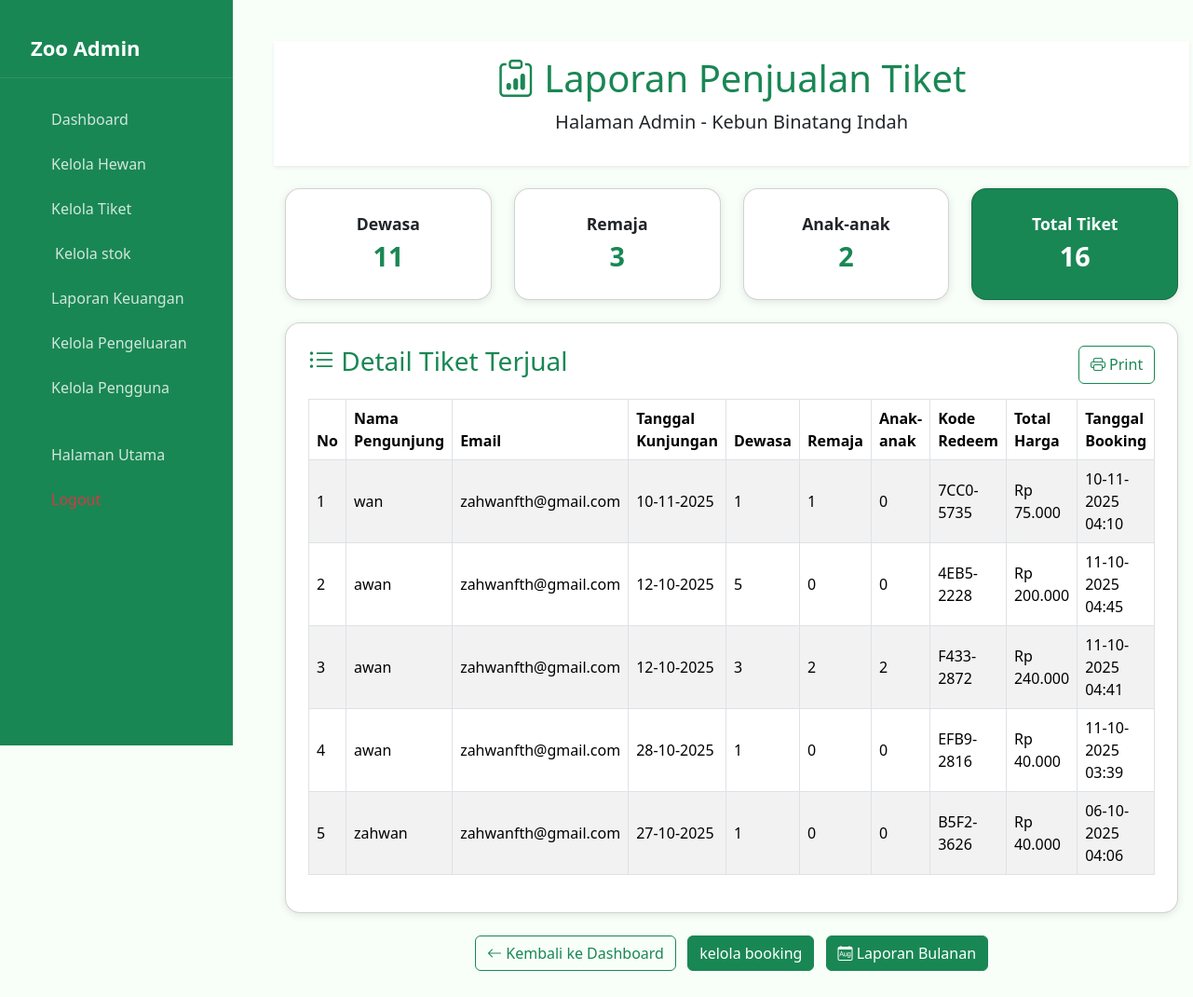
Page /admin/laporan_tiket.php (signed in) on the earlier database version.
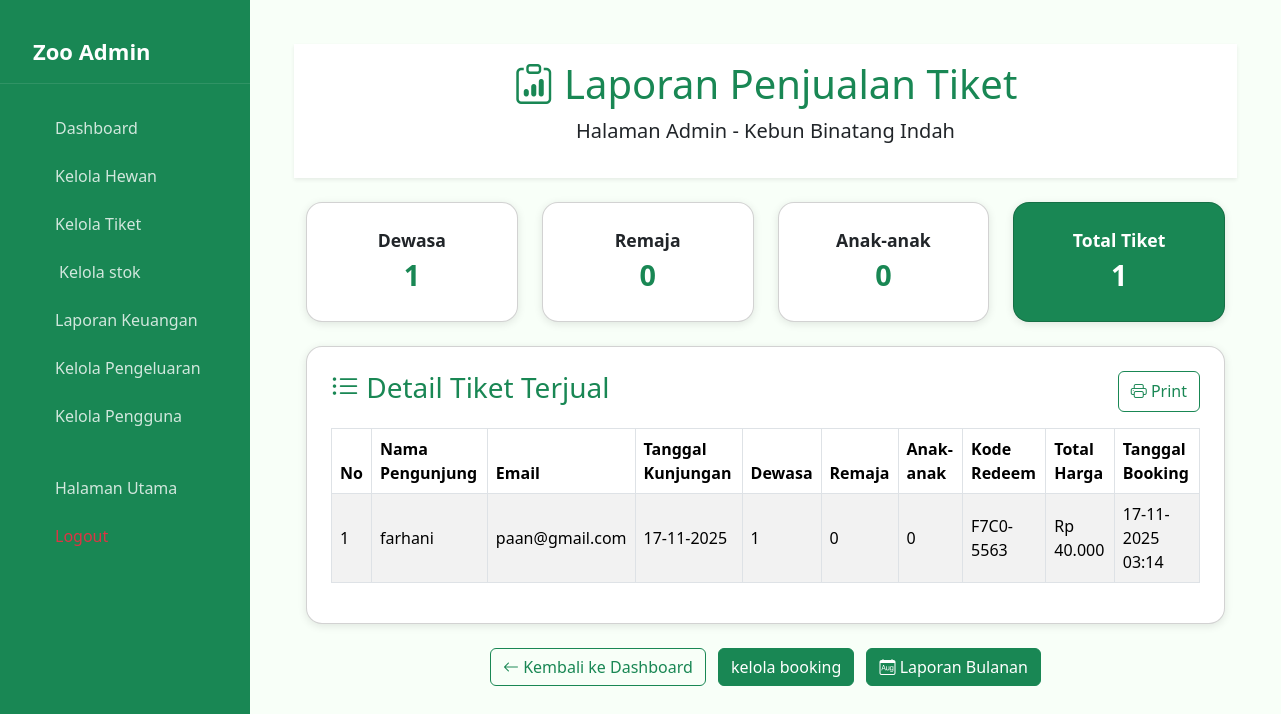
Same page on the later database version.
### tables this page shows
CREATE TABLE `booking` (
  `id` int NOT NULL,
  `nama_pengunjung` varchar(100) NOT NULL,
  `email` varchar(100) NOT NULL,
  `tanggal_kunjungan` date NOT NULL,
  `jumlah_dewasa` int DEFAULT '0',
  `jumlah_anak` int DEFAULT '0',
  `jumlah_remaja` int DEFAULT '0',
  `total_harga` int NOT NULL,
  `catatan` text,
  `tanggal_booking` timestamp NULL DEFAULT CURRENT_TIMESTAMP,
  `status` varchar(20) NOT NULL DEFAULT 'dibooking',
  `kode_redeem` varchar(20) DEFAULT NULL,
  `laporan_hidden` tinyint(1) DEFAULT '0'
);

### admin/laporan_tiket.php (the view, shortened to what this page needs)
<?php
include "../database/conn.php";
$queryTotal = "
    SELECT
        SUM(jumlah_dewasa) AS total_dewasa,
        SUM(jumlah_remaja) AS total_remaja,
        SUM(jumlah_anak)   AS total_anak
    FROM booking
";
$totalResult = mysqli_query($conn, $queryTotal);
$totalData   = mysqli_fetch_assoc($totalResult);
$total_dewasa = $totalData['total_dewasa'] ?? 0;
$total_remaja = $totalData['total_remaja'] ?? 0;
$total_anak   = $totalData['total_anak'] ?? 0;
$total_semua  = $total_dewasa + $total_remaja + $total_anak;
$queryDetail = "SELECT * FROM booking ORDER BY tanggal_booking DESC";
$detailResult = mysqli_query($conn, $queryDetail);
?>
<!DOCTYPE html>
<html lang="id">
<head>
  <link href="https://cdn.jsdelivr.net/npm/bootstrap@5.3.2/dist/css/bootstrap.min.css" rel="stylesheet">
  <link rel="stylesheet" href="https://cdn.jsdelivr.net/npm/bootstrap-icons@1.11.3/font/bootstrap-icons.css">
</head>
<body>
    <div class="d-flex">
    <main class="flex-grow-1 p-4">
      <?php include 'sidebar.php'; ?>
  <div class="main-content">
    <div class="text-center py-3 bg-white shadow-sm mb-4 no-print">
      <h1 class="text-success"><i class="bi bi-clipboard-data"></i> Laporan Penjualan Tiket</h1>
      <p class="lead">Halaman Admin - Kebun Binatang Indah</p>
    </div>
    <div class="container mb-5">
      <div class="row g-4 mb-4">
        <div class="col-md-3">
          <div class="card text-center p-4">
            <div class="stat-title">Dewasa</div>
            <div class="stat-number"><?= $total_dewasa ?></div>
          </div>
        </div>
        <div class="col-md-3">
          <div class="card text-center p-4">
            <div class="stat-title">Remaja</div>
            <div class="stat-number"><?= $total_remaja ?></div>
          </div>
        </div>
        <div class="col-md-3">
          <div class="card text-center p-4">
            <div class="stat-title">Anak-anak</div>
            <div class="stat-number"><?= $total_anak ?></div>
          </div>
        </div>
        <div class="col-md-3">
          <div class="card text-center p-4 bg-success text-white">
            <div class="stat-title">Total Tiket</div>
            <div class="stat-number text-white"><?= $total_semua ?></div>
          </div>
        </div>
      </div>
      <div class="card p-4">
        <div class="d-flex justify-content-between mb-3">
          <h3 class="text-success"><i class="bi bi-list-ul"></i> Detail Tiket Terjual</h3>
          <button class="btn btn-outline-success no-print" onclick="window.print()">
            <i class="bi bi-printer"></i> Print
          </button>
        </div>
        <div class="table-responsive">
          <table class="table table-bordered table-striped align-middle">
            <thead>
              <tr>
                <th>No</th>
                <th>Nama Pengunjung</th>
                <th>Email</th>
                <th>Tanggal Kunjungan</th>
                <th>Dewasa</th>
                <th>Remaja</th>
                <th>Anak-anak</th>
                <th>Kode Redeem</th>
                <th>Total Harga</th>
                <th>Tanggal Booking</th>
              </tr>
            </thead>
            <tbody>
              <?php
              if (mysqli_num_rows($detailResult) > 0) {
                $no = 1;
                while ($row = mysqli_fetch_assoc($detailResult)) {
                  echo "<tr>
                        <td>{$no}</td>
                        <td>" . htmlspecialchars($row['nama_pengunjung']) . "</td>
                        <td>" . htmlspecialchars($row['email']) . "</td>
                        <td>" . date('d-m-Y', strtotime($row['tanggal_kunjungan'])) . "</td>
                        <td>{$row['jumlah_dewasa']}</td>
                        <td>{$row['jumlah_remaja']}</td>
                        <td>{$row['jumlah_anak']}</td>
                        <td>" . htmlspecialchars($row['kode_redeem']) . "</td>
                        <td>Rp " . number_format($row['total_harga'], 0, ',', '.') . "</td>
                        <td>" . date('d-m-Y H:i', strtotime($row['tanggal_booking'])) . "</td>
                      </tr>";
                  $no++;
                }
              } else {
                echo "<tr><td colspan='10' class='text-center text-muted'>Belum ada data booking</td></tr>";
              }
              ?>
            </tbody>
          </table>
        </div>
      </div>
      <div class="mt-4 text-center no-print">
        <a href="dashboard.php" class="btn btn-outline-success"><i class="bi bi-arrow-left"></i> Kembali ke Dashboard</a>
        <a href="tiket_list.php" class="btn btn-success ms-2">kelola booking</a>
        <a href="laporan_pendapatan.php" class="btn btn-success ms-2"><i class="bi bi-calendar-month"></i> Laporan Bulanan</a>
      </div>
    </div>
  </div>
</body>
</html>

### admin/sidebar.php (shortened to what this page needs)
<div class="sidebar">
  <div class="logo">
    <i class="fas fa-paw me-2"></i> Zoo Admin
  </div>
  <ul class="nav flex-column">
    <li class="nav-item">
      <a class="nav-link" href="dashboard.php">
        <span>Dashboard</span>
      </a>
    </li>
    <li class="nav-item">
      <a class="nav-link" href="hewan.php">
        <span>Kelola Hewan</span>
      </a>
    </li>
    <li class="nav-item">
      <a class="nav-link" href="laporan_tiket.php">
        <span>Kelola Tiket</span>
      </a>
    </li>
    <li class="nav-item">
      <a class="nav-link" href="stok.php">
        <span>Kelola stok</span>
      </a>
    </li>
    <li class="nav-item">
      <a class="nav-link" href="laporan_pendapatan.php">
        <span>Laporan Keuangan</span>
      </a>
    </li>
    <li class="nav-item">
      <a class="nav-link" href="pengeluaran_list.php">
        <span>Kelola Pengeluaran</span>
      </a>
    </li>
    <li class="nav-item">
      <a class="nav-link" href="users.php">
        <span>Kelola Pengguna</span>
      </a>
    </li>
    <li class="nav-item mt-4">
      <a class="nav-link" href="../index.php">
        <span>Halaman Utama</span>
      </a>
    </li>
    <li class="nav-item">
      <a class="nav-link text-danger" href="../acount/logout.php">
        <span>Logout</span>
      </a>
    </li>
  </ul>
</div>

### admin/laporan_tiket.php (style rules this page uses)
body { background-color: #f8fff8; }
.card { border-radius: 1rem; box-shadow: 0 2px 8px rgba(0, 0, 0, 0.1); }
.main-content { margin-left: var(--sidebar-width, 250px); padding: 20px; transition: all 0.3s; min-height: 100vh; display: flex; flex-direction: column; }
table th { background-color: #198754; color: #fff; }
.stat-title { font-size: 1.1rem; font-weight: 600; }
.stat-number { font-size: 1.8rem; font-weight: bold; color: #198754; }

### admin/sidebar.php (style rules this page uses)
.sidebar { width: var(--sidebar-width, 250px); height: 100vh; position: fixed; left: 0; top: 0; background: var(--primary-color, #198754); color: white; padding: 20px 0; transition: all 0.3s; z-index: 1000; }
.sidebar .logo { padding: 15px 25px; font-size: 22px; font-weight: 700; border-bottom: 1px solid rgba(255, 255, 255, 0.1); margin-bottom: 20px; }
.sidebar .nav-link { color: rgba(255, 255, 255, 0.8); padding: 12px 25px; transition: all 0.3s; display: flex; align-items: center; gap: 10px; }

Differences in the rows shown:
removed booking: nama_pengunjung "wan", email "zahwanfth@gmail.com", tanggal_kunjungan "10-11-2025", jumlah_dewasa "1", jumlah_remaja "1", jumlah_anak "0", kode_redeem "7CC0-5735", total_harga "75.000", tanggal_booking "10-11-2025 04:10"
removed booking: nama_pengunjung "awan", email "zahwanfth@gmail.com", tanggal_kunjungan "12-10-2025", jumlah_dewasa "5", jumlah_remaja "0", jumlah_anak "0", kode_redeem "4EB5-2228", total_harga "200.000", tanggal_booking "11-10-2025 04:45"
removed booking: nama_pengunjung "awan", email "zahwanfth@gmail.com", tanggal_kunjungan "12-10-2025", jumlah_dewasa "3", jumlah_remaja "2", jumlah_anak "2", kode_redeem "F433-2872", total_harga "240.000", tanggal_booking "11-10-2025 04:41"
removed booking: nama_pengunjung "awan", email "zahwanfth@gmail.com", tanggal_kunjungan "28-10-2025", jumlah_dewasa "1", jumlah_remaja "0", jumlah_anak "0", kode_redeem "EFB9-2816", total_harga "40.000", tanggal_booking "11-10-2025 03:39"
removed booking: nama_pengunjung "zahwan", email "zahwanfth@gmail.com", tanggal_kunjungan "27-10-2025", jumlah_dewasa "1", jumlah_remaja "0", jumlah_anak "0", kode_redeem "B5F2-3626", total_harga "40.000", tanggal_booking "06-10-2025 04:06"
added booking: nama_pengunjung "farhani", email "paan@gmail.com", tanggal_kunjungan "17-11-2025", jumlah_dewasa "1", jumlah_remaja "0", jumlah_anak "0", kode_redeem "F7C0-5563", total_harga "40.000", tanggal_booking "17-11-2025 03:14"
Other differences:
$total_dewasa: "11" → "1"
$total_remaja: "3" → "0"
$total_anak: "2" → "0"
$total_semua: "16" → "1"
